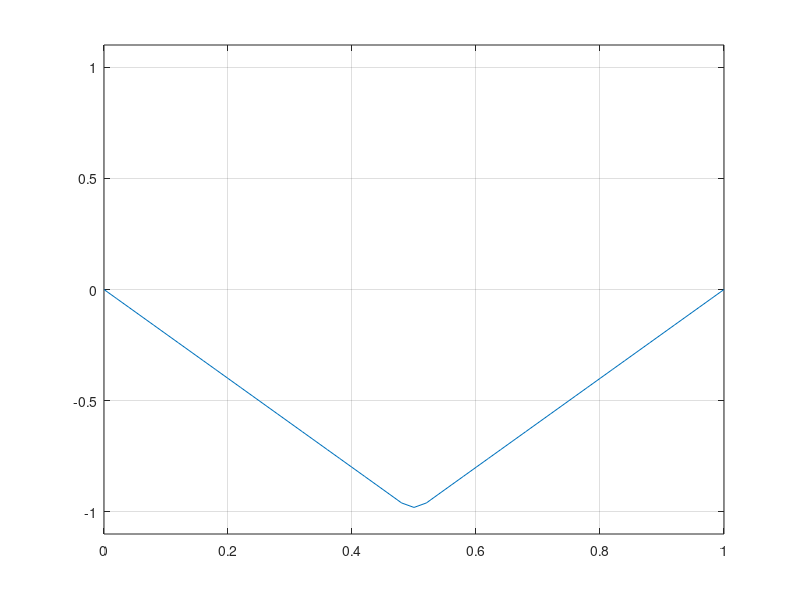

MATLAB code for this plot:
 clear all
 close all
 clc
 %%%%%%%%%%%%% Homogeneouse Wave equation in one dimention(3)%%%%%%%%%%%%%%
 l=1;
 t=2*l;
 w=2*pi/t;
 x=0:.01*t:l;
 time=5;
 Nt=500;
 Dt=time/Nt;
 c=1;
 for m=1:Nt
     t(m)=(m-1)*Dt;
     s=0;
     for n=1:2:100
         s=s+(8*sin(n*pi/2)/((n*pi)^2))*sin(n*pi*x/l)*cos(n*pi*t(m)*c/l);
     end
     plot(x,s)
     grid on
     axis([x(1) x(end) -1.1 1.1])
     pause(.1)
 end